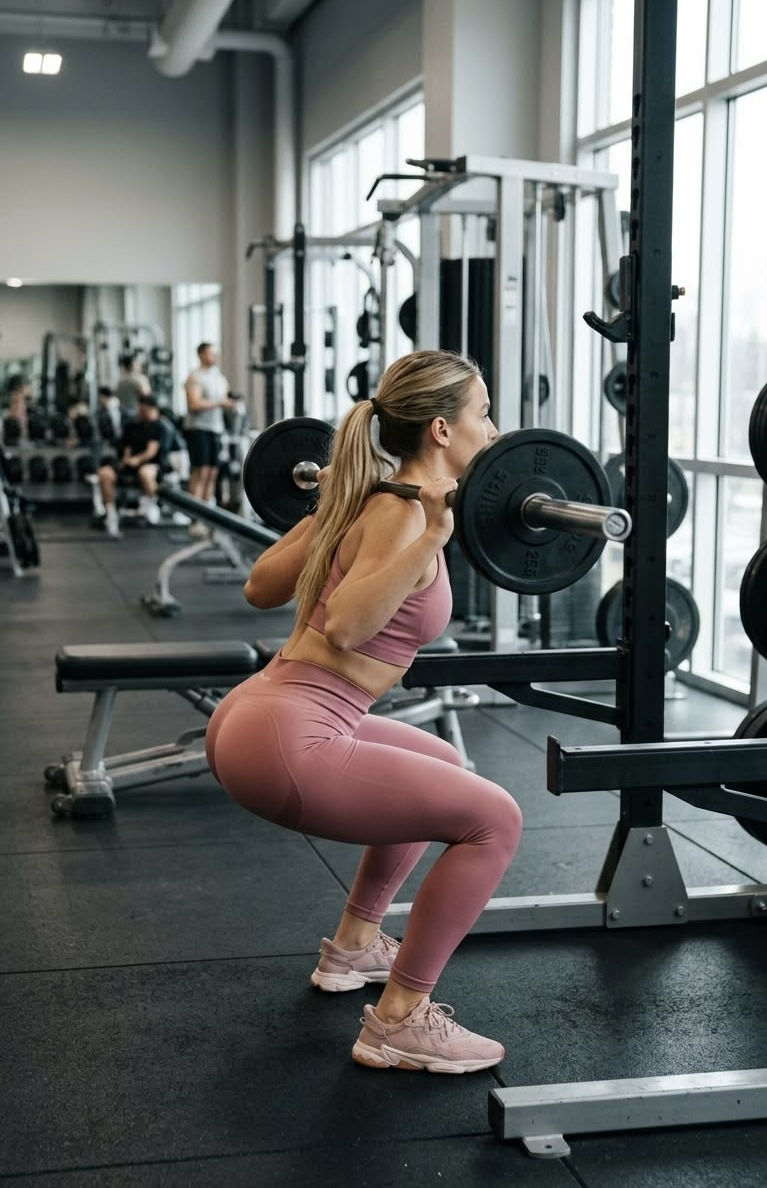
#> input picture posts/fotos/sentadilla-barra.jpg, 767 x 1188 px
$ python build_sentadilla.py
#> lines starting #> are read from the running program, lines starting #| are printed output that depends on the picture
import os
from PIL import Image, ImageDraw, ImageFont, ImageFilter
W,H=1080,1350
src=Image.open(os.path.join(os.path.dirname(os.path.abspath(__file__)),"fotos","sentadilla-barra.jpg")).convert("RGB")
#> src is the input picture: PIL image 767x1188 RGB; mean R, G, B 100.1, 102.5, 100.9
K=src.width/1500  # marks below are measured on a 1500px-wide preview
#> K = 0.511
DY=200; Y0,Y1=645,2132  # preview rows that must fit between the header and the tips
s=(1040-DY)/((Y1-Y0)*K)
#> s = 1.1
fg=src.resize((round(src.width*s),round(src.height*s)),Image.LANCZOS)
OX=(W-fg.width)//2; TOP=round(Y0*K*s)
#> after `OX = (W - fg.width) // 2`: OX = 116
#> after `TOP = round(Y0 * K * s)`: TOP = 364
# blurred, darkened copy fills the sides
bs=W/src.width
#> bs = 1.41
bg=src.resize((W,round(src.height*bs)),Image.LANCZOS).filter(ImageFilter.GaussianBlur(28))
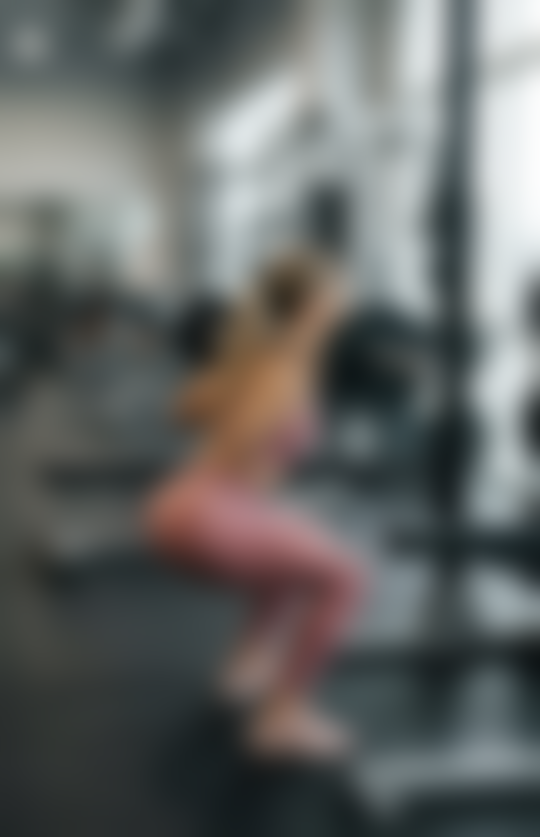
#> bg: PIL image 1080x1673 RGB (shown at 1/2 size); mean R, G, B 100, 102.4, 100.8
bg=Image.eval(bg,lambda v:int(v*0.45))
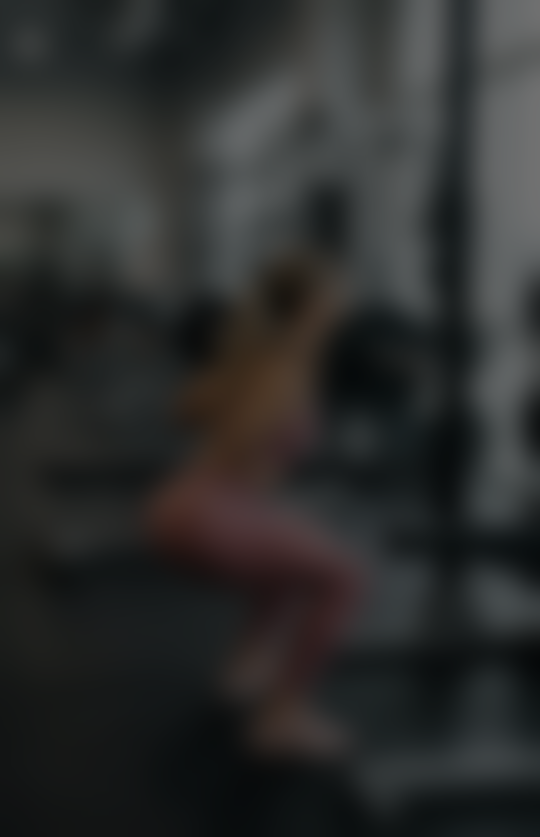
#> bg: PIL image 1080x1673 RGB (shown at 1/2 size); mean R, G, B 44.5, 45.6, 44.9
base=Image.new("RGB",(W,H),(10,10,12)); base.paste(bg.crop((0,round(Y0*K*bs),W,round(Y0*K*bs)+H-DY)),(0,DY))
#> after `base.paste(bg.crop((0, round(Y0 * K * bs), W, round(Y0 * K * bs) + H -`:
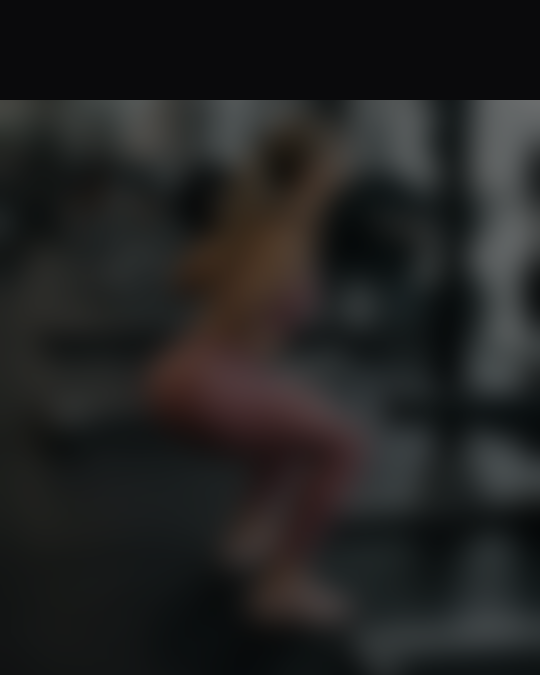
#> base: PIL image 1080x1350 RGB (shown at 1/2 size); mean R, G, B 34.1, 34.2, 33.8
mask=Image.new("L",fg.size,255); md=ImageDraw.Draw(mask)
#> after `mask = Image.new('L', fg.size, 255)`: mask: PIL image 847x1312 L; every value is 255
for i in range(60):
    v=int(255*i/60); md.line([(i,0),(i,fg.height)],fill=v); md.line([(fg.width-1-i,0),(fg.width-1-i,fg.height)],fill=v)
base.paste(fg.crop((0,TOP,fg.width,TOP+H-DY)),(OX,DY),mask.crop((0,TOP,fg.width,TOP+H-DY)))
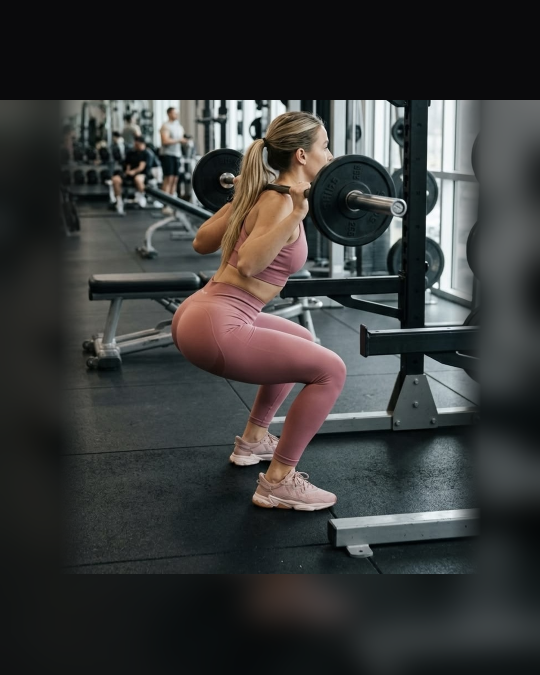
#> base: PIL image 1080x1350 RGB (shown at 1/2 size); mean R, G, B 56.5, 57.6, 57
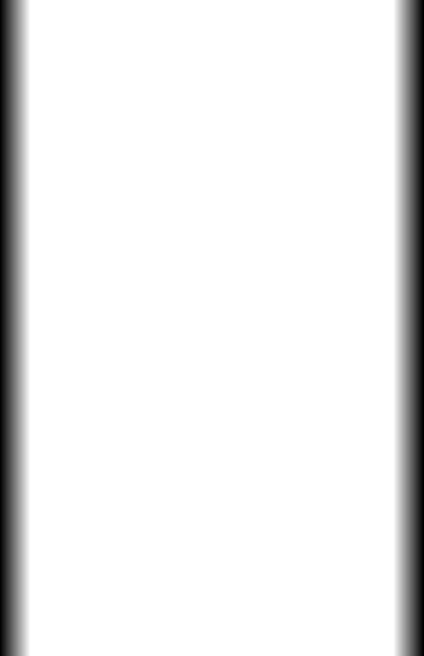
#> mask: PIL image 847x1312 L (shown at 1/2 size); min 0, max 255, mean 236.6
img=base
def P(x,y): return (round(x*K*s)+OX, round(y*K*s)-TOP+DY)
# gradients
ov=Image.new("RGBA",(W,H),(0,0,0,0)); d=ImageDraw.Draw(ov)
#> after `ov = Image.new('RGBA', (W, H), (0, 0, 0, 0))`: ov: PIL image 1080x1350 RGBA; every value is 0
for y in range(H):
    a=0
    if y<235: a=255
    elif y<345: a=int(255*(1-(y-235)/110)**1.5)
    if y>960: a=max(a,int(248*min(1,(y-960)/110)))
    d.line([(0,y),(W,y)],fill=(10,10,12,a))
img=Image.alpha_composite(img.convert("RGBA"),ov)
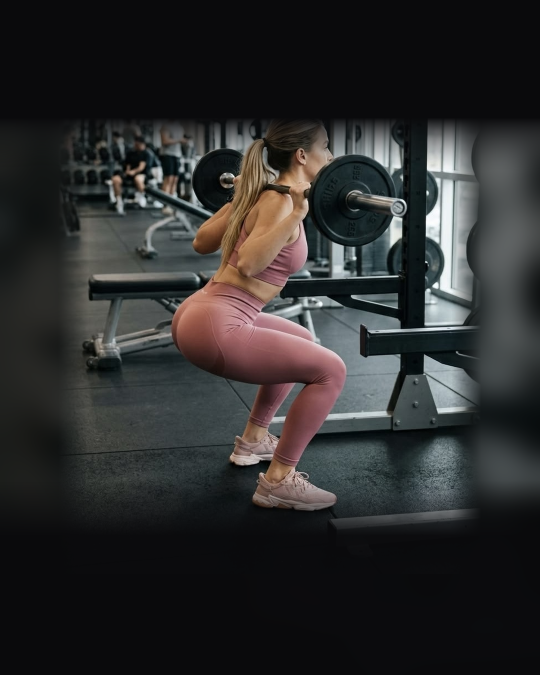
#> img: PIL image 1080x1350 RGBA (shown at 1/2 size); mean R, G, B, A 44.9, 44.7, 44.7, 255
d=ImageDraw.Draw(img)
Y=(255,196,0)
F=lambda n,sz: ImageFont.truetype(f"/usr/share/fonts/opentype/inter/{n}.otf",sz)
black=F("Inter-Black",84) if __import__("os").path.exists("/usr/share/fonts/opentype/inter/Inter-Black.otf") else F("Inter-ExtraBold",84)
# header
d.rounded_rectangle((60,52,330,96),radius=22,fill=Y)
d.text((195,74),"TÉCNICA CORRECTA",font=F("Inter-ExtraBold",24),fill=(15,15,15),anchor="mm")
title="SENTADILLA CON BARRA"; sz=84
while d.textlength(title,font=black)>760:
    sz-=2; black=black.font_variant(size=sz)
#> this loop made 12 passes
#> sz on passes 1 to 12: 82, 80, 78, 76, 74, 72, 70, 68, 66, 64, 62, 60
#> after the loop, sz = 60
d.text((60,112+(84-sz)//2),title,font=black,fill="white")
d.text((62,222),"4 claves para una sentadilla segura y fuerte",font=F("Inter-SemiBold",33),fill=(235,235,235))
# markers
marks=[(1,P(860,978)),(2,P(645,1173)),(3,P(978,1604)),(4,P(841,2044))]
for n,(x,y) in marks:
    r=30
    d.ellipse((x-r-5,y-r-5,x+r+5,y+r+5),fill=(15,15,15))
    d.ellipse((x-r,y-r,x+r,y+r),fill=Y)
    d.text((x,y+1),str(n),font=F("Inter-ExtraBold",34),fill=(15,15,15),anchor="mm")
tips=[("Barra en trapecios","Espalda alta, nunca en el cuello."),
      ("Pecho arriba","Core firme, espalda neutra."),
      ("Rodillas afuera","Siguen la punta de los pies."),
      ("Talones apoyados","Empujá el piso con todo el pie.")]
y0=1075
for i,(t,sub) in enumerate(tips):
    col=i%2; row=i//2
    x=60+col*500; y=y0+row*96
    d.rounded_rectangle((x,y,x+56,y+56),radius=14,fill=Y)
    d.text((x+28,y+29),str(i+1),font=F("Inter-ExtraBold",32),fill=(15,15,15),anchor="mm")
    d.text((x+74,y-2),t,font=F("Inter-ExtraBold",36),fill="white")
    # wrap sub
    f=F("Inter-Medium",25); words=sub.split(); lines=[""]
    for w in words:
        tst=(lines[-1]+" "+w).strip()
        if d.textlength(tst,font=f)>410: lines.append(w)
        else: lines[-1]=tst
    for j,l in enumerate(lines):
        d.text((x+74,y+48+j*34),l,font=f,fill=(205,205,205))
d.line((60,1268,W-60,1268),fill=(70,70,70),width=2)
d.text((60,1290),"Guardalo para tu próximo día de piernas 💪".replace(" 💪",""),font=F("Inter-SemiBold",28),fill=(230,230,230))
G=(214,170,72); fh=F("Inter-ExtraBold",28); hx=W-60-d.textlength("@pf_jose_pepi_soto",font=fh)
#> after `hx = W - 60 - d.textlength('@pf_jose_pepi_soto', font=fh)`: hx = 738
d.text((W-60,1290),"@pf_jose_pepi_soto",font=fh,fill=G,anchor="ra")
ix=hx-46; iy=1290  # Instagram glyph
#> after `ix = hx - 46`: ix = 692
d.rounded_rectangle((ix,iy,ix+34,iy+34),radius=10,outline=G,width=3)
d.ellipse((ix+9,iy+9,ix+25,iy+25),outline=G,width=3)
d.ellipse((ix+24,iy+5,ix+29,iy+10),fill=G)
#> (the run stopped early here; a loop or call above may not have finished)

$ run again, with posts/fotos/entrenamiento-personalizado.jpg copied over posts/fotos/sentadilla-barra.jpg
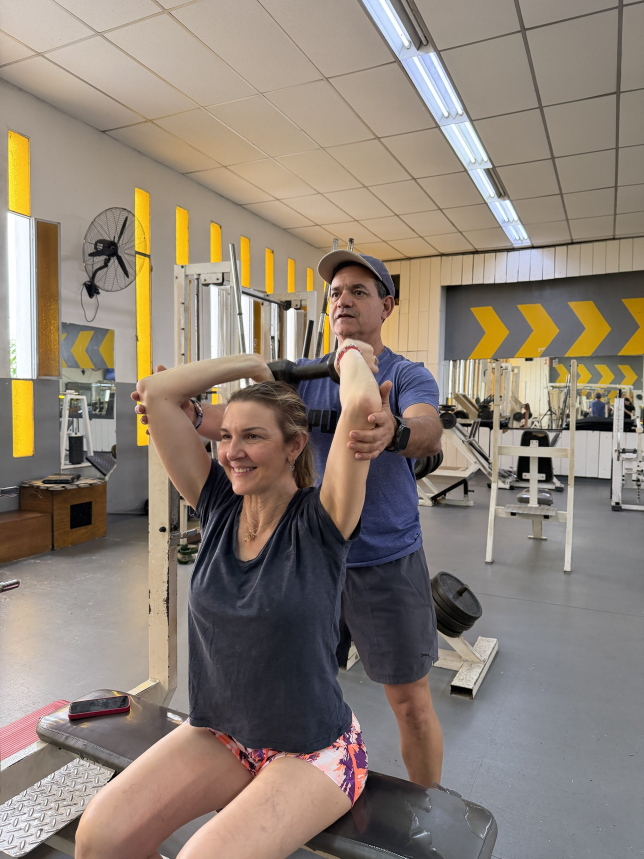
#> input picture posts/fotos/entrenamiento-personalizado.jpg, 1932 x 2576 px (shown at 1/3 size)
#> src is the input picture: PIL image 1932x2576 RGB; mean R, G, B 141.1, 129.2, 118.2
#> `base.paste(bg.crop((0, round(Y0 * K * bs), W, round(Y0 * K * bs) + H -`:
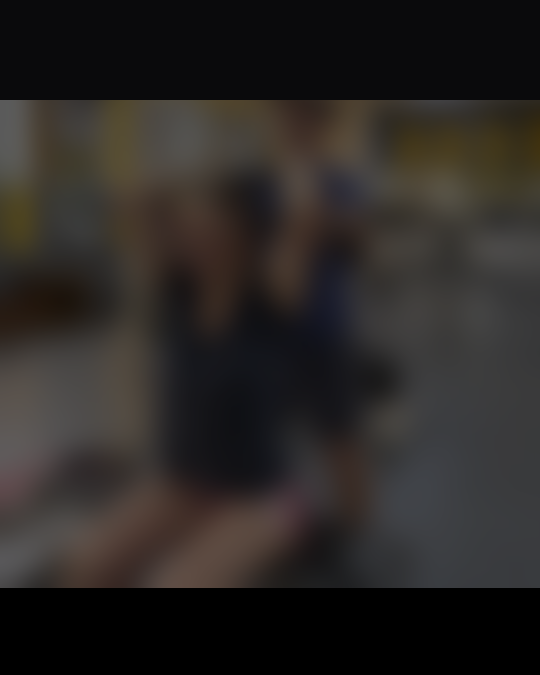
#> base: PIL image 1080x1350 RGB (shown at 1/2 size); mean R, G, B 43.1, 39.5, 37.3
#> ov: PIL image 1080x1350 RGBA; every value is 0
#> `img=Image.alpha_composite(img.convert("RGBA"),ov)`:
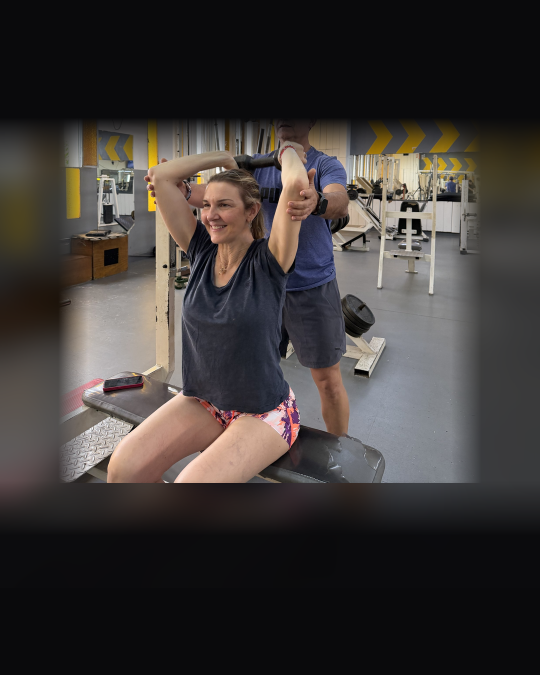
#> img: PIL image 1080x1350 RGBA (shown at 1/2 size); mean R, G, B, A 61.9, 57.2, 55.3, 255
#> the loop `while d.textlength(title,font=black)>760:` made 12 passes
#> sz on passes 1 to 8: 82, 80, 78, 76, 74, 72, 70, 68
#> after the loop `while d.textlength(title,font=black)>760:`: sz = 60
#> hx = 738
#> ix = 692

$ run again, with posts/fotos/fuegos-artificiales.jpg copied over posts/fotos/sentadilla-barra.jpg
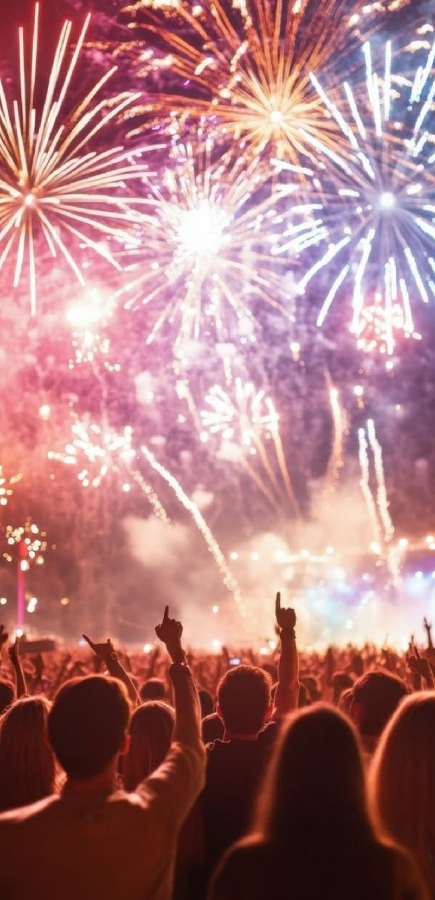
#> input picture posts/fotos/fuegos-artificiales.jpg, 870 x 1800 px (shown at 1/2 size)
#> src is the input picture: PIL image 870x1800 RGB; mean R, G, B 171.7, 121.5, 124.3
#> `bg=Image.eval(bg,lambda v:int(v*0.45))`:
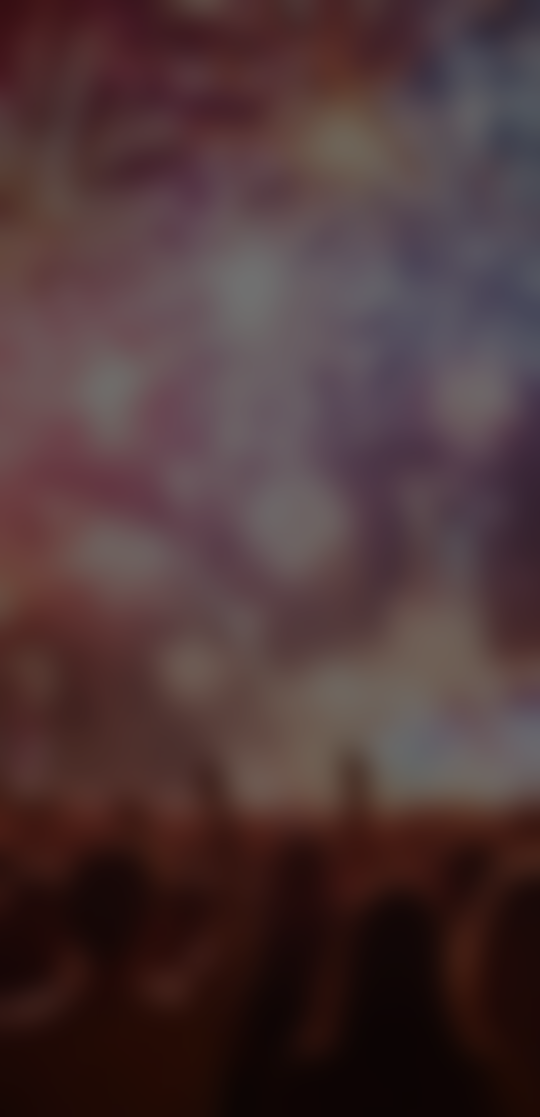
#> bg: PIL image 1080x2234 RGB (shown at 1/2 size); mean R, G, B 76.8, 54.2, 55.4
#> ov: PIL image 1080x1350 RGBA; every value is 0
#> `img=Image.alpha_composite(img.convert("RGBA"),ov)`:
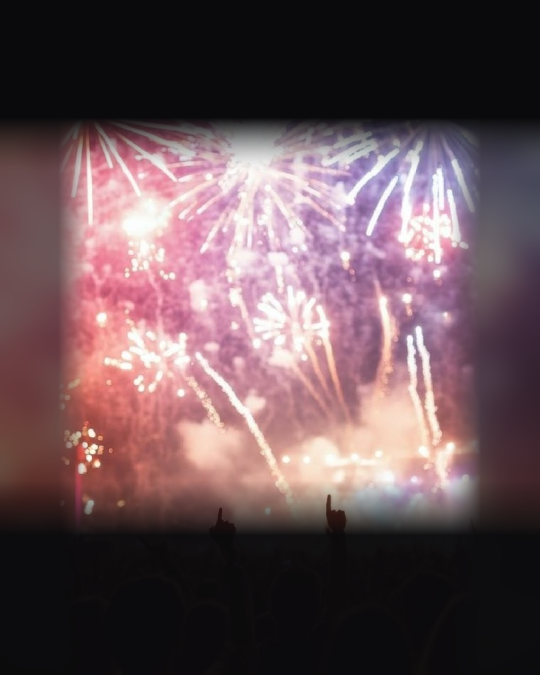
#> img: PIL image 1080x1350 RGBA (shown at 1/2 size); mean R, G, B, A 104.2, 81.5, 86.5, 255
#> the loop `while d.textlength(title,font=black)>760:` made 12 passes
#> sz on passes 1 to 8: 82, 80, 78, 76, 74, 72, 70, 68
#> after the loop `while d.textlength(title,font=black)>760:`: sz = 60
#> hx = 738
#> ix = 692
